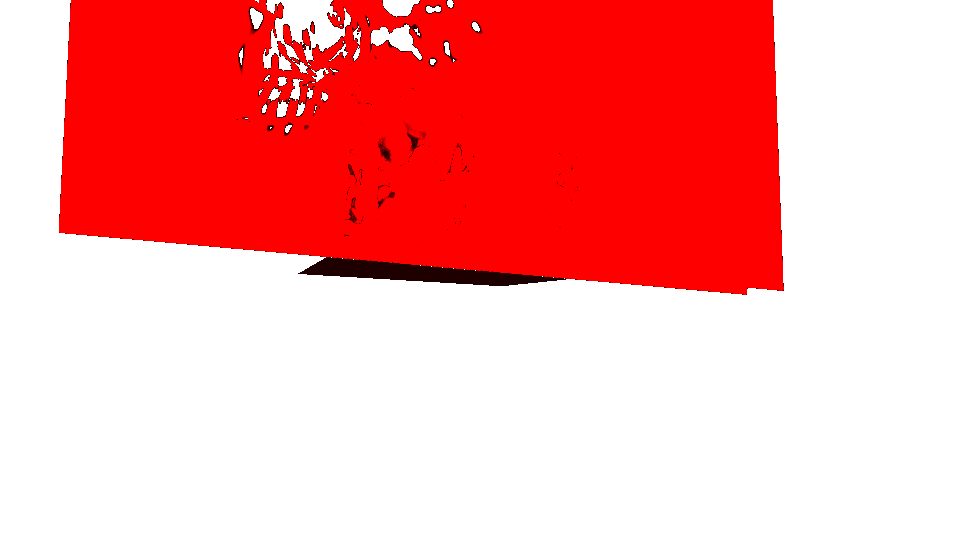
#> input picture test-failures/slides_scene_diff.png, 960 x 540 px
$ python -i verify_302.py   (imports and definitions only)
#> lines starting #> are read from the running program, lines starting #| are printed output that depends on the picture
#!/usr/bin/env -S uv run -s
# /// script
# dependencies = ["scikit-image", "pillow", "numpy"]
# ///
# this_file: verify_302.py
"""Issue-302 cross-engine verification: examine first+last video frames + stills.

After ``python example.py`` renders ``outputs/<engine>/{compact.png,expanded.png,
transition.mp4}`` for blender/pygfx/playwright, this:
  1. extracts the FIRST and LAST frame of each engine's transition.mp4 (ffmpeg),
  2. gates every image non-blank (std>28 AND uniq>500),
  3. SSIM-compares the same kind across engines (same composition), and
  4. writes side-by-side montages (compact / expanded / first-frame / last-frame)
     to outputs/_compare/ for eyeballing.
Exit 0 only if every present image passes the blank gate and every cross-engine
pair clears the loose SSIM threshold (same layout despite shading/AA differences).
"""

from __future__ import annotations

import subprocess
import sys
from itertools import combinations
from pathlib import Path

import numpy as np
from PIL import Image
from skimage.metrics import structural_similarity as ssim

HERE = Path(__file__).resolve().parent
OUT = HERE / "outputs"
CMP = OUT / "_compare"
ENGINES = ["blender", "pygfx", "playwright"]
W, H = 640, 414
SSIM_THRESHOLD = 0.40


# [11 lines left out: function ffmpeg_frame, not called in this run]


def load_rgb(path: Path) -> np.ndarray:
#> called with path = 'test-failures/slides_scene_diff.png'
    im = Image.open(path).convert("RGBA")
#> im is the input picture: PIL image 960x540 RGBA; mean R, G, B, A 89.5, 0, 0, 92
    bg = Image.new("RGBA", im.size, (255, 255, 255, 255))
#> bg: PIL image 960x540 RGBA; every value is 255
    im = Image.alpha_composite(bg, im).convert("RGB").resize((W, H), Image.LANCZOS)
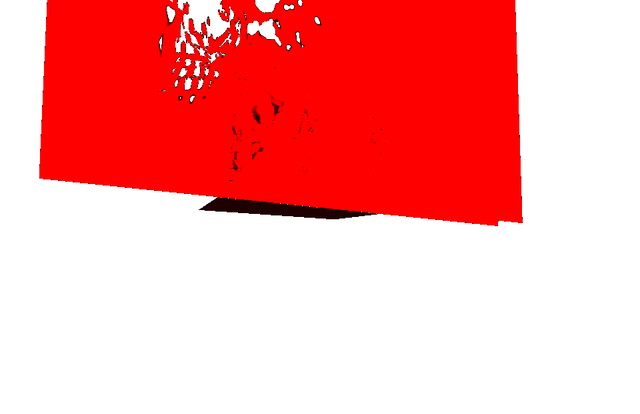
#> im: PIL image 640x414 RGB; mean R, G, B 252.4, 163, 163
    return np.asarray(im, dtype=np.uint8)


# [73 lines left out: functions gate, montage, main, not called in this run]


# [2 lines not run here, left out]

>>> result = load_rgb('test-failures/slides_scene_diff.png')
